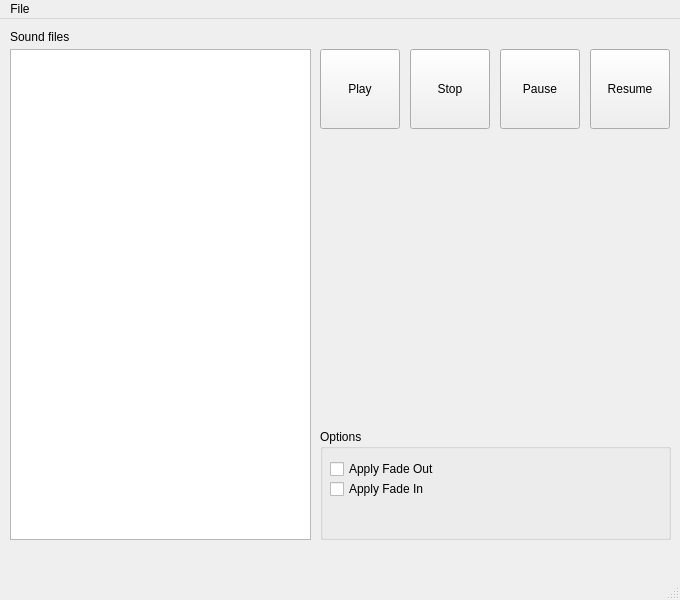
<?xml version="1.0" encoding="UTF-8"?>
<ui version="4.0">
 <class>MainWindow</class>
 <widget class="QMainWindow" name="MainWindow">
  <property name="geometry">
   <rect>
    <x>0</x>
    <y>0</y>
    <width>680</width>
    <height>600</height>
   </rect>
  </property>
  <property name="windowTitle">
   <string>MainWindow</string>
  </property>
  <widget class="QWidget" name="centralwidget">
   <widget class="QLabel" name="label">
    <property name="geometry">
     <rect>
      <x>10</x>
      <y>10</y>
      <width>101</width>
      <height>16</height>
     </rect>
    </property>
    <property name="text">
     <string>Sound files</string>
    </property>
   </widget>
   <widget class="QTableView" name="table_sound_files">
    <property name="geometry">
     <rect>
      <x>10</x>
      <y>30</y>
      <width>301</width>
      <height>491</height>
     </rect>
    </property>
   </widget>
   <widget class="QPushButton" name="btn_play">
    <property name="geometry">
     <rect>
      <x>320</x>
      <y>30</y>
      <width>80</width>
      <height>80</height>
     </rect>
    </property>
    <property name="text">
     <string>Play</string>
    </property>
   </widget>
   <widget class="QPushButton" name="btn_stop">
    <property name="geometry">
     <rect>
      <x>410</x>
      <y>30</y>
      <width>80</width>
      <height>80</height>
     </rect>
    </property>
    <property name="text">
     <string>Stop</string>
    </property>
   </widget>
   <widget class="QPushButton" name="btn_pause">
    <property name="geometry">
     <rect>
      <x>500</x>
      <y>30</y>
      <width>80</width>
      <height>80</height>
     </rect>
    </property>
    <property name="text">
     <string>Pause</string>
    </property>
   </widget>
   <widget class="QPushButton" name="btn_resume">
    <property name="geometry">
     <rect>
      <x>590</x>
      <y>30</y>
      <width>80</width>
      <height>80</height>
     </rect>
    </property>
    <property name="text">
     <string>Resume</string>
    </property>
   </widget>
   <widget class="QGroupBox" name="groupBox">
    <property name="geometry">
     <rect>
      <x>320</x>
      <y>410</y>
      <width>351</width>
      <height>111</height>
     </rect>
    </property>
    <property name="title">
     <string>Options</string>
    </property>
    <widget class="QCheckBox" name="chk_fade_out">
     <property name="geometry">
      <rect>
       <x>10</x>
       <y>30</y>
       <width>131</width>
       <height>20</height>
      </rect>
     </property>
     <property name="text">
      <string>Apply Fade Out</string>
     </property>
    </widget>
    <widget class="QCheckBox" name="chk_fade_in">
     <property name="geometry">
      <rect>
       <x>10</x>
       <y>50</y>
       <width>131</width>
       <height>20</height>
      </rect>
     </property>
     <property name="text">
      <string>Apply Fade In</string>
     </property>
    </widget>
   </widget>
  </widget>
  <widget class="QMenuBar" name="menubar">
   <property name="geometry">
    <rect>
     <x>0</x>
     <y>0</y>
     <width>680</width>
     <height>43</height>
    </rect>
   </property>
   <widget class="QMenu" name="menuFile">
    <property name="title">
     <string>File</string>
    </property>
    <addaction name="separator"/>
    <addaction name="actionLoad_sound_files"/>
    <addaction name="separator"/>
    <addaction name="actionExit"/>
   </widget>
   <addaction name="menuFile"/>
  </widget>
  <widget class="QStatusBar" name="statusbar"/>
  <action name="actionLoad_sound_files">
   <property name="text">
    <string>Load sound files...</string>
   </property>
  </action>
  <action name="actionExit">
   <property name="text">
    <string>Exit</string>
   </property>
  </action>
 </widget>
 <resources/>
 <connections/>
</ui>
